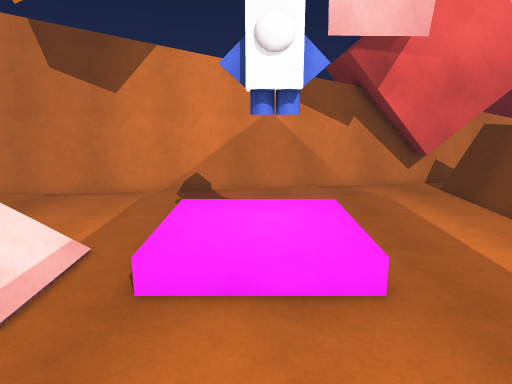
view 1 (above)

18 first-person views from a walk through a 3-D level made in the Unity game engine. The camera is 1.2 m above the floor, tilts 12° down and sees 70° across. The floor is counted in squares, 0.5 m on a side. Each view is taken from the middle of a square. On the plan, view 1 faces up. The plan holds only what a view shows up to about 20 squares ahead; the rest is blank. The place goes on beyond the plan. Surface patterns are stand-ins for the level's own textures.

view 2
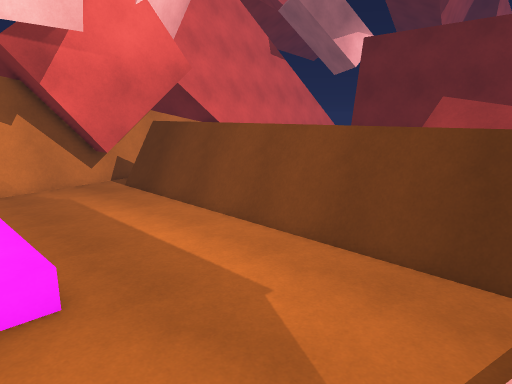

view 3
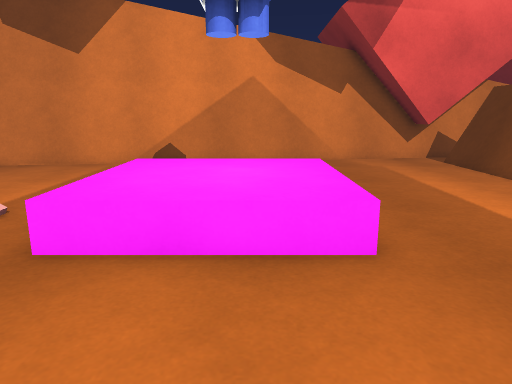

view 4
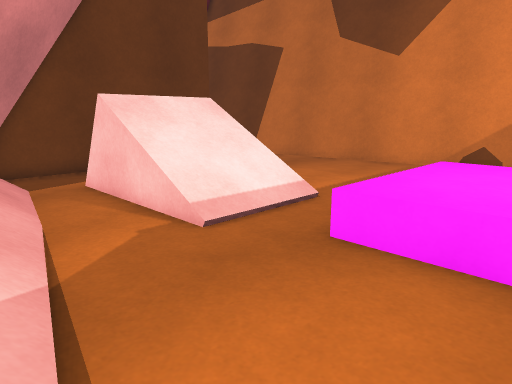

view 5
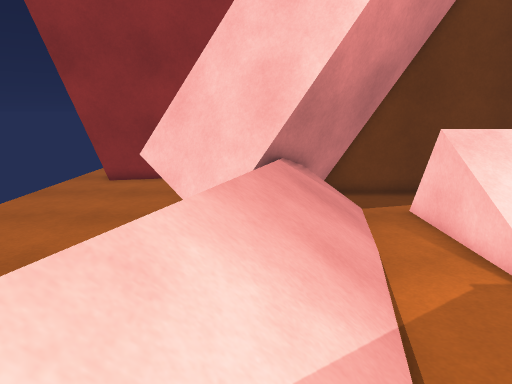

view 6
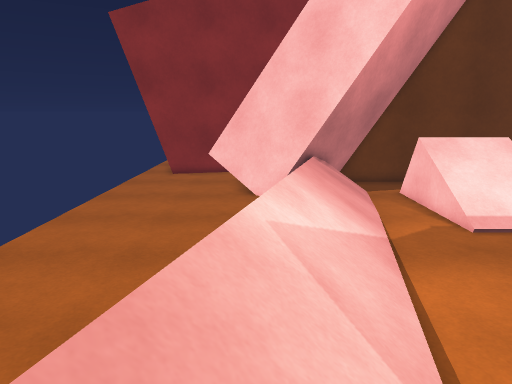

view 7
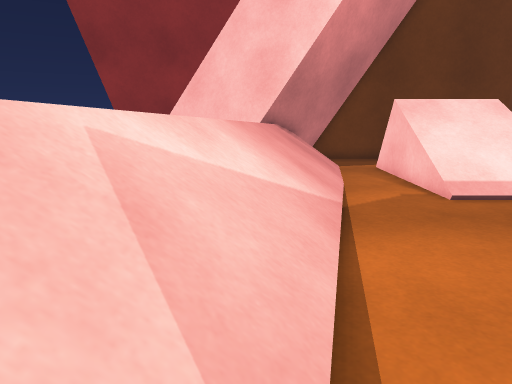

view 8
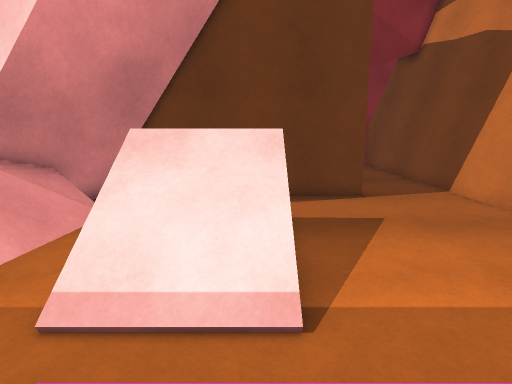

view 9
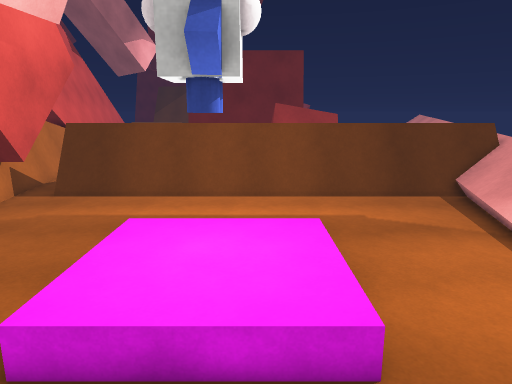

view 10
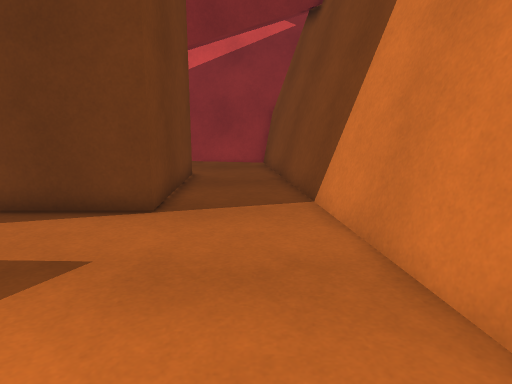

view 11
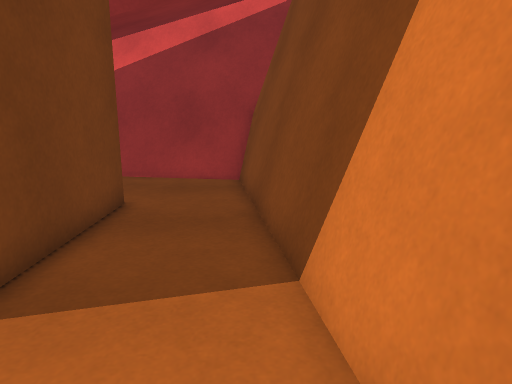

view 12
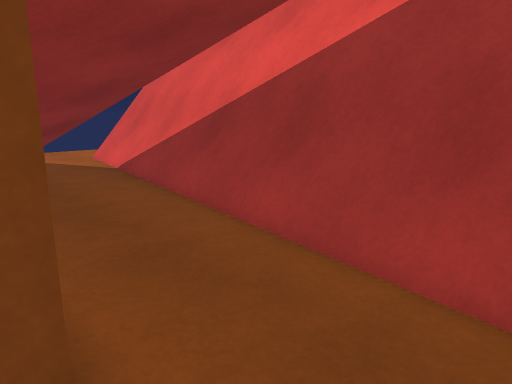

view 13
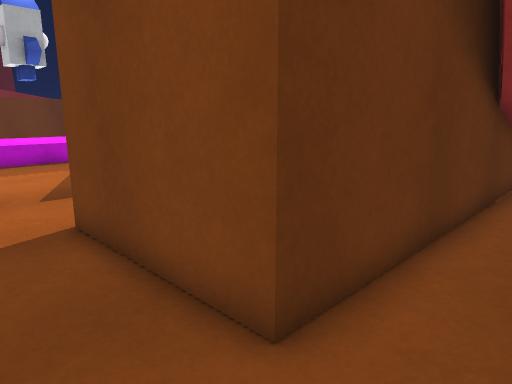

view 14
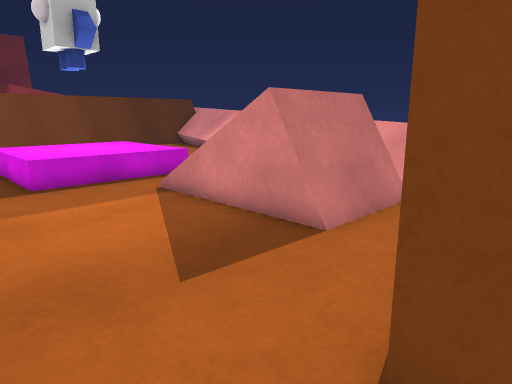

view 15
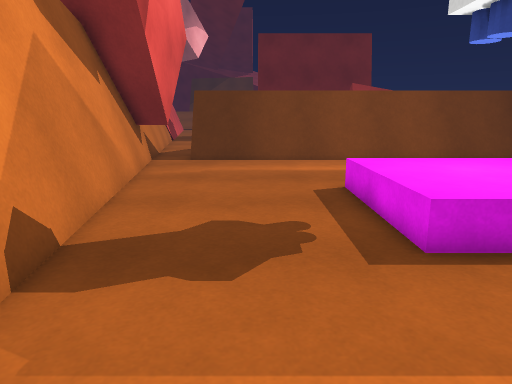

view 16
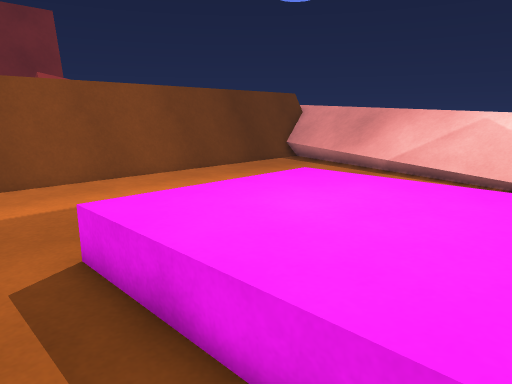

view 17
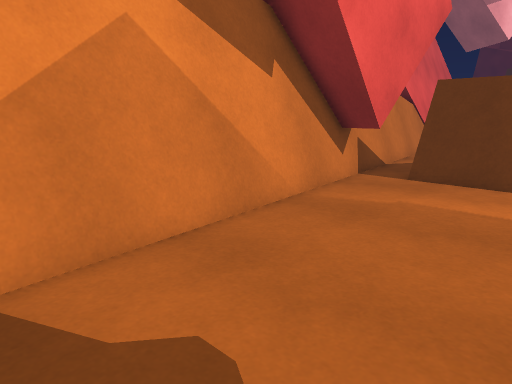

view 18
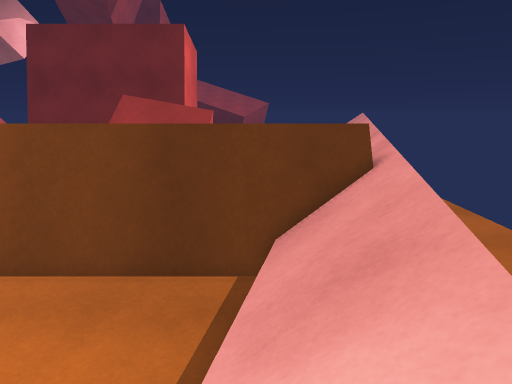

### Floor plan
Key: @ floor where view 1 was taken; # wall or solid block; . main floor; : floor 0.25 m higher than the main floor; + floor 0.5 m higher than the main floor; * floor 1.5 m higher than the main floor; / step, stairs or slope; = window, fence, low wall or low ledge; ^ raised ledge; v drop or lower ground; R rocket.
Columns run from 28 left of view 1 to 12 right of it. Each row starts with its distance up from view 1.
 23                               ##########
 22                        ###########==#####
 21                  ##########===#........=#
 20           ##########===#...............=#
 19     ##########==#......................=#
 18  ######===.............................=#
 17  ##=...................................=#
 16 ####...................................=#
 15 ##^#...................................=#
 14 ##^#...#######...........///////.......=#
 13 ##=....#     #.........../+++++/.......=#
 12 ##=....#     #.........../+++++/.......=#
 11 ##=....#     #...##///.../++RR+/.......=#
 10 ##=....#     # .#=#////../+++++/.......=#
  9 #^#....#     # .#=/////../+++++/.......=#
  8 #^#....#     #..#=/////..///////.......=#
  7 #=.... #     #..##/////................=#
  6 #= ... #     #.........................=#
  5 #=     #     ##........................=#
  4 #:  #  #     ####////..................=#
  3 ^: ##         ####////////.............=#
  2 ^.###          ###////////////.........=#
  1 =. ##          ##= ///////////////.....=#
  0 =..#           ##v     /////@//////////=#
 -1 =..#          ##=vvv      /////////////##
 -2 =..           ##vvvvvvv        /////////=
 -3  ..      #v vv=vvvvvvvvvvv         //////
 -4  ..      ##vvvvvvvvvvvvvvvvvvv         /*
 -5           #vvvvvvvvvvvvvvvvvvvv
 -6           #vvvvvvvvvvvvvvvvvvv

Positions as (right, up) in squares from view 1, and headings:
1: (0, 0), facing up
2: (1, 0), facing up-right
3: (1, 2), facing up
4: (1, 2), facing up-left
5: (1, 1), facing left
6: (7, -1), facing left
7: (5, 1), facing left
8: (0, 10), facing left
9: (-8, 10), facing right
10: (-6, 17), facing left
11: (-11, 18), facing left
12: (-20, 17), facing down-left
13: (-23, 17), facing down-right
14: (-16, 17), facing down-right
15: (-9, 17), facing right
16: (-3, 16), facing down-right
17: (-3, 15), facing up-right
18: (2, 0), facing right
